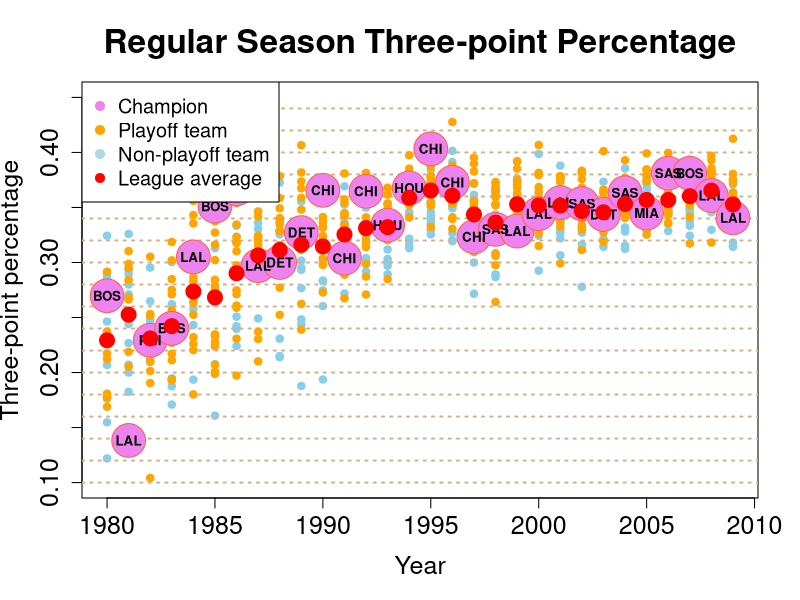

The R script that drew this image:
scatter_tpp = function() {
teams <- read.csv('team_season_1980-2009.csv', header=TRUE)

teams1 = subset(teams, result=='Non-Playoff Team')
plot(teams1$year, teams1$tpp, pch=21, bg='skyblue', col='skyblue', ylim=c(0.1, 0.45),
     xlab='Year', ylab='Three-point percentage', cex.lab=1.5, cex.axis=1.5)
abline(h=(seq(0.1,0.45,0.02)), col="tan", lty="dotted", lwd=2)
#rect(par("usr")[1], par("usr")[3], par("usr")[2], par("usr")[4], col="tan")

teams2 = subset(teams, result=='Playoff Team')
points(teams2$year, teams2$tpp, pch=21, col='orange', fg='white', bg='orange')

teams3 = subset(teams, result=='Champion')
points(teams3$year, teams3$tpp, pch=21, col='tomato', fg='white', bg='violet', cex=4.5)
text(teams3$year, teams3$tpp, labels=teams3$team, cex=.8, font=2)

# Get a list of league average age by year.
ms = tapply(teams$tpp, teams$year, mean)
# Add points showing moving average
points(c(1980:2009), ms, pch=21, col='red', fg='white', bg='red', cex=2)

title('Regular Season Three-point Percentage', cex.main=2)
legend('topleft', legend=c('Champion', 'Playoff team', 'Non-playoff team', 'League average'),
        col=c('violet','orange','lightblue', 'red'), pch=19, cex=1.2)
}

png('../graphs/scatter_tpp.png', width=800, height=500)
#pdf("tpp.pdf", height=8, width=15)
scatter_tpp()
dev.off()
